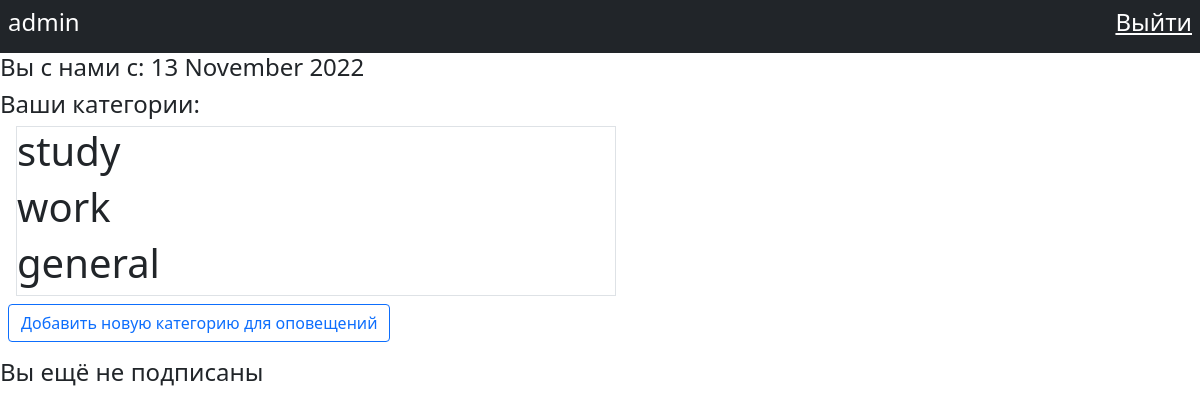
/auth/profile/ (signed in), run on an earlier commit of the app's database.
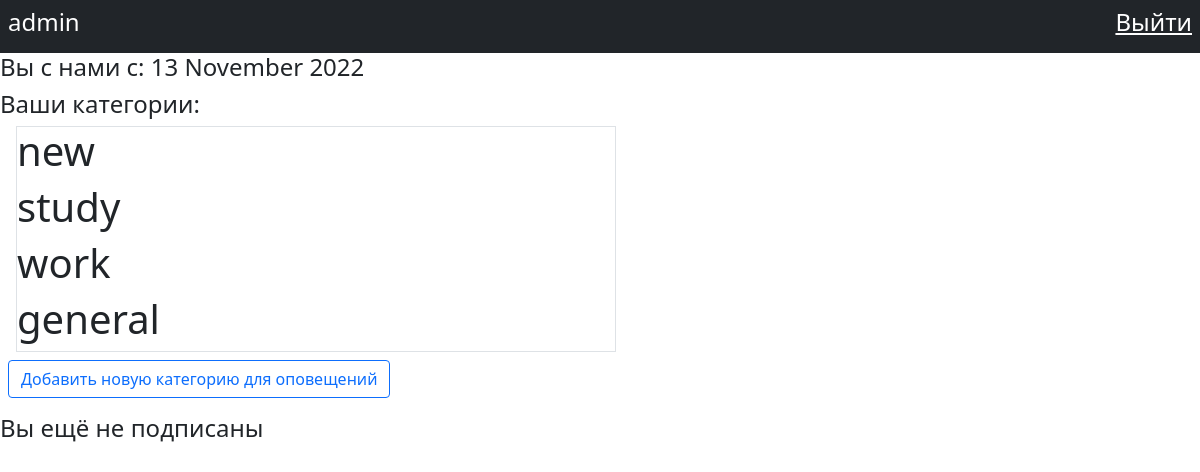
And on a later commit of the database.
### authentication/models.py (models this page shows, shortened)
class MyUser(AbstractUser):
    class SendingChoices(models.Choices):
        EMAIL = _('email')
        TELEGRAM = _('telegram')
    notification_type = models.ManyToManyField(NotificationType)
    is_subscribed = models.BooleanField(default=False)
    choose_sending = models.CharField(max_length=35, choices=SendingChoices.choices, default='email')

### notifications/models.py (models this page shows)
class NotificationType(models.Model):
    user = models.ForeignKey('authentication.MyUser', null=True, on_delete=models.SET_NULL)
    name_type = models.CharField(max_length=45)
    color = models.CharField(max_length=15)
    def __str__(self):
        return self.name_type

### authentication/views.py (the view)
# urls.py: path('profile/', UserProfileView.as_view(), name="profile"),
class UserProfileView(LoginRequiredMixin, DetailView):
    login_url = reverse_lazy('login')
    model = MyUser
    template_name = 'auth/profile.html'
    context_object_name = 'user'
    def get_object(self):
        return self.model.objects.get(pk=self.request.user.pk)
    def get_context_data(self, **kwargs):
        context = super().get_context_data(**kwargs)
        context['user_notification_types'] = NotificationType.objects.filter(Q(user=self.request.user) | Q(user=None))
        return context

### templates/auth/profile.html (shortened to what this page needs)
{% extends 'base.html' %}
{% block content %}
    <section>
        <nav class="bg-dark h-25 d-flex justify-content-between align-items-center">
            {% if user.is_authenticated %}
                <h5 class="text-white fs-4 p-2">{{ user }}</h5>
                <h5><a class="text-white fs-4 p-2" href="/auth/logout/">Выйти</a></h5>
            {% endif %}
        </nav>
        <div>
            <h4>Вы с нами c: {{ user.date_joined|date:"d F Y" }}</h4>
            <h4>Ваши категории:</h4>
            <div class="ms-3 border w-50">
                {% for user_notif_type in user_notification_types %}
                    <h1>{{ user_notif_type }}</h1>
                {% endfor %}
            </div>
            <a class="btn btn-outline-primary m-2" href="/notifications/add_notification_type/">Добавить новую категорию для оповещений</a>
            <div class="mt-2">
                {% if user.is_subscribed == False %}
                    <h4>Вы ещё не подписаны</h4>
                {% else %}
                    <h4>Вы подписаны ^-^</h4>
                {% endif %}
            </div>
        </div>
    </section>
{% endblock %}

### templates/base.html (shortened to what this page needs)
<!DOCTYPE html>
<html lang="en">
<head>
    <link href="https://cdn.jsdelivr.net/npm/bootstrap@5.1.3/dist/css/bootstrap.min.css" rel="stylesheet">
</head>
<body>
    {% block content %}
    {% endblock content %}
</body>
</html>

What changed in the data, as far as the page shows it:
added NotificationType: name_type "new"
